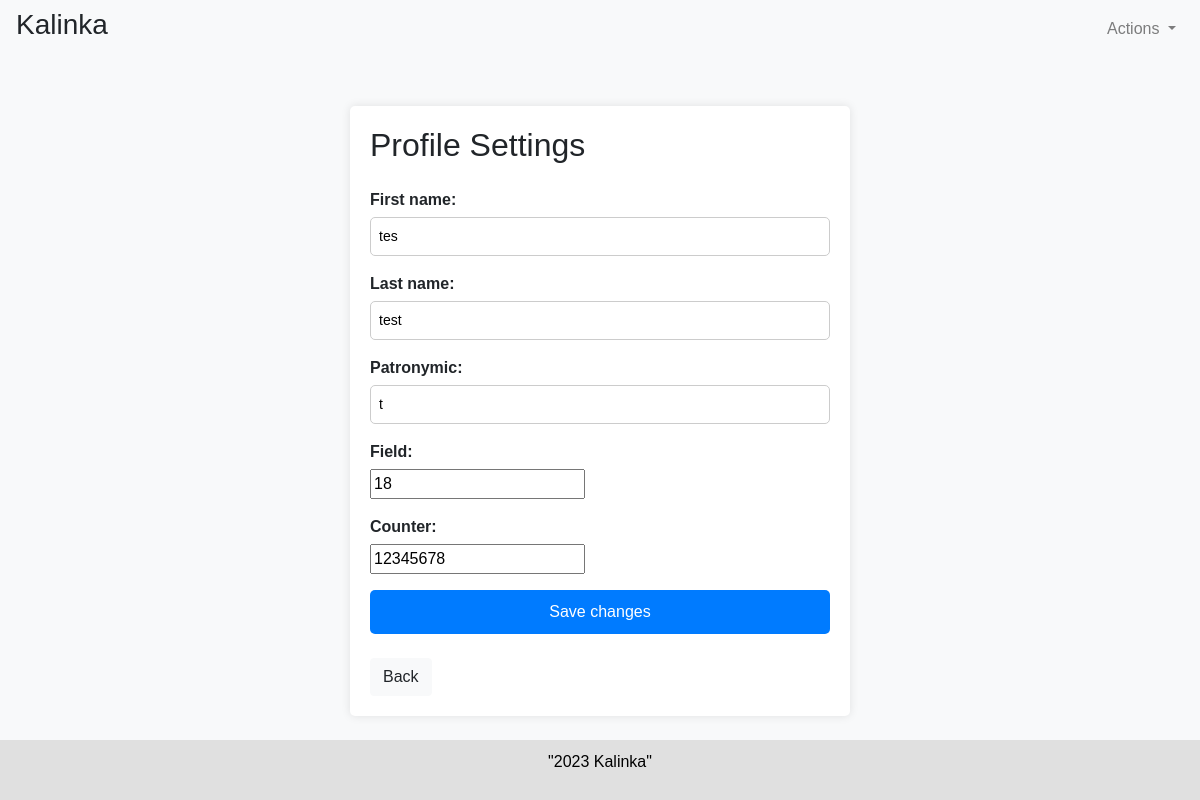
Before: /settings/KravaAO/ (signed in) with the older database file.
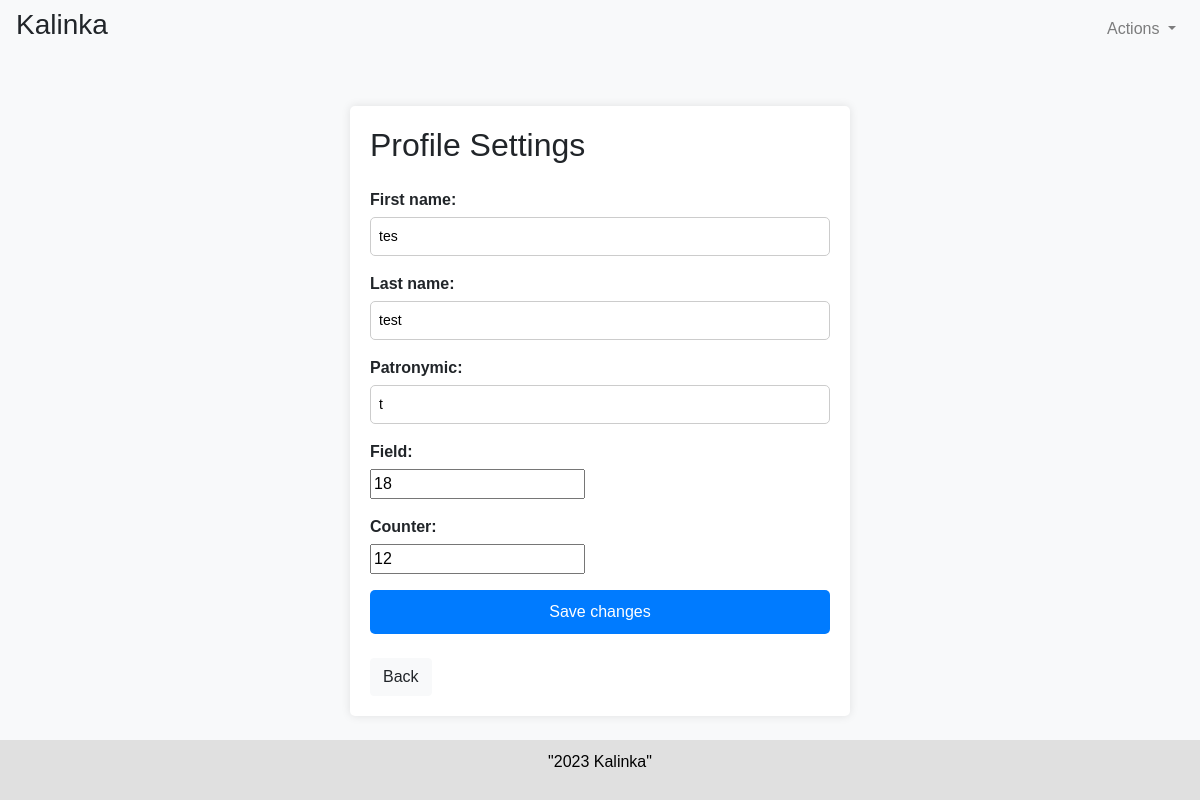
After: the same page with the newer database file.
### vebschet/models.py (models this page shows, shortened)
class UserProfile(models.Model):
    objects = None
    user = models.OneToOneField(User, on_delete=models.CASCADE)
    first_name = models.CharField(max_length=100, null=True, blank=True)
    last_name = models.CharField(max_length=100, null=True, blank=True)
    patronymic = models.CharField(max_length=100, null=True, blank=True)
    field = models.IntegerField(null=True, blank=True)
    counter = models.IntegerField(null=True, blank=True)
    class Meta:
        app_label = 'vebschet'

### vebschet/views.py (the view)
# urls.py: path('settings/<str:username>/', vebschet_views.settings, name='settings'),
@login_required
def settings(request, username):
    if username != request.user.username:
        return redirect('profile', username=request.user.username)
    user = User.objects.get(username=username)
    user_profile = UserProfile.objects.get(user=user)
    if request.method == 'POST':
        form = UserProfileForm(request.POST, instance=user_profile)
        if form.is_valid():
            form.save()
            messages.success(request, 'Profile updated successfully')
            return redirect('counter', username=username)
    else:
        form = UserProfileForm(instance=user_profile)
    return render(request, 'vebschet/settings.html', {'form': form})

### vebschet/forms.py
class UserProfileForm(forms.ModelForm):
    class Meta:
        model = UserProfile
        fields = ['first_name', 'last_name', 'patronymic', 'field', 'counter']

### vebschet/templates/vebschet/settings.html (shortened to what this page needs)
{% extends "base_generic.html" %}
{% block content %}
<div class="custom-container my-5">
  <h2 class="mb-4">Profile Settings</h2>
  <form method="POST" class="mb-4">
    {{ form.as_p }}
    <button type="submit" class="btn btn-primary">Save changes</button>
  </form>
  <a href="{% url 'counter' username=request.user.username %}" class="btn btn-light">Back</a>
</div>
{% endblock %}

Changed rows visible on the page:
changed UserProfile "tes": counter "12345678" → "12"
